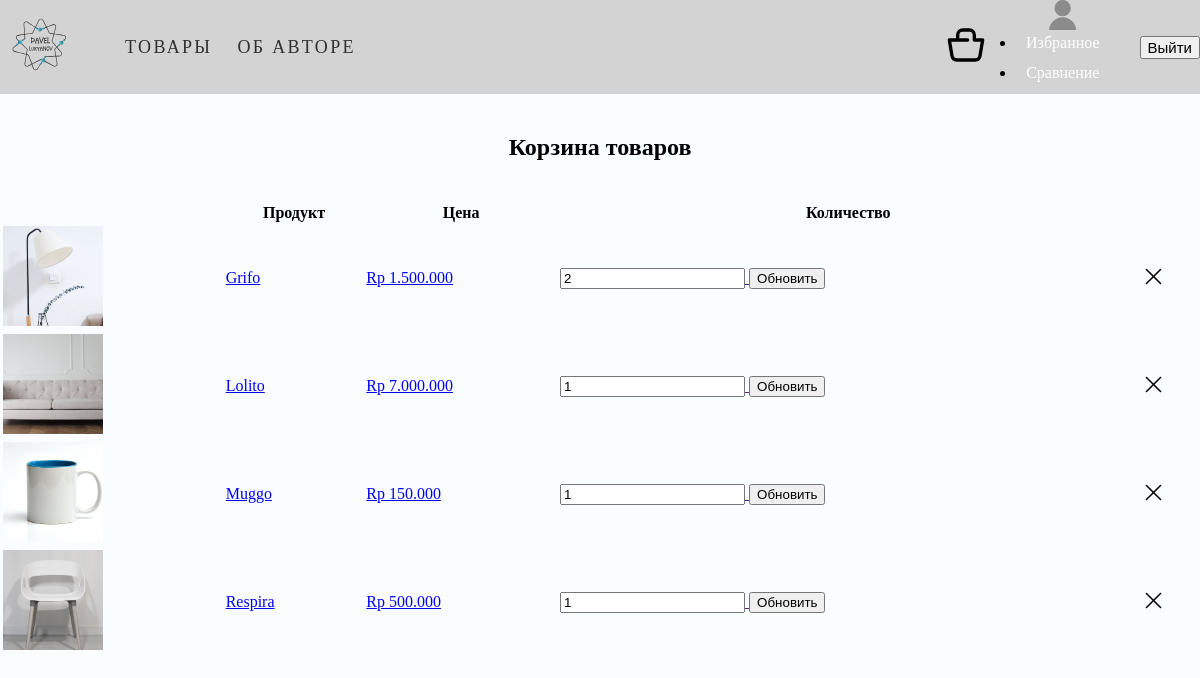
The app's page /cart/ (signed in), older data.
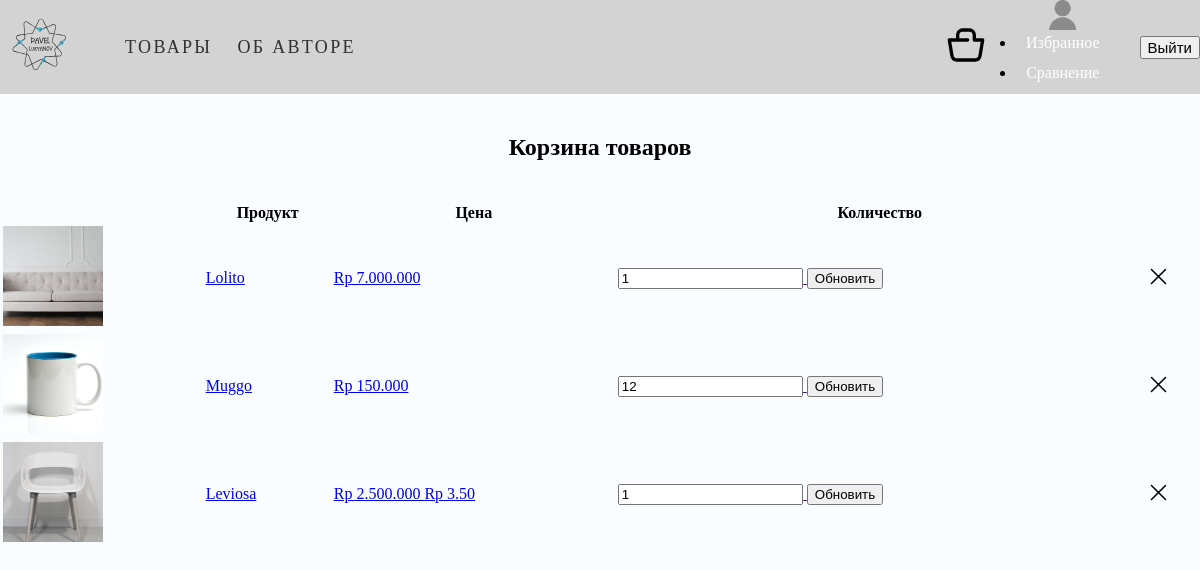
The same page, newer data.
### shopping_cart/models.py (models this page shows, shortened)
class ShoppingCart(models.Model):
    product = models.CharField(max_length=50, verbose_name='Наименование')
    price = models.CharField(max_length=20)
    img = models.ImageField(upload_to='main_page/images', null=True)
    quantity = models.PositiveIntegerField(default=1)
    user = models.ForeignKey(User, on_delete=models.CASCADE, null=True)

### shopping_cart/views.py (the view)
# urls.py: path('', views.cart_view, name='cart'),
def cart_view(request):
    cart_items = ShoppingCart.objects.filter(user=request.user)
    total_price = cart_items.aggregate(
        total_price=Sum(ExpressionWrapper(F('price') * F('quantity'),
                                          output_field=DecimalField())))
    return render(request, 'shopping_cart/shopping_cart.html',
                  {'cart_items': cart_items,
                   'total_price': total_price['total_price']})

### templates/shopping_cart/shopping_cart.html (shortened to what this page needs)
{% extends 'main_page/base.html' %}
{% load static %}
{% block css %}
    <link rel="stylesheet" href="{% static 'css/cart.css' %}">
{% endblock %}
{% block content %}
    <h2>Корзина товаров</h2>
    <section class="cart-content container">
        <table class="products-tape">
            <thead>
                <tr class="row-titles">
                    <th class="product-thumbnail">&nbsp;</th>
                    <th class="product-name">Продукт</th>
                    <th class="product-price">Цена</th>
                    <th class="product-quantity">Количество</th>
                    <th class="product-remove"></th>
                </tr>
            </thead>
            <tbody>
                {% if cart_items %}
                    {% for item in cart_items %}
                    <tr class="row-titles">
                        <td class="product-thumbnail">
                            <a href="#">
                                <img src="{{ item.img.url }}" alt="{{ item.title }}" height="100" width="100"
                                      class="item-img">
                            </a>
                        </td>
                        <td class="product-name"><a href="#">{{ item.product }}</a></td>
                        <td class="product-price"><a href="#">{{ item.price }}</a></td>
                        <td class="product-quantity">
                            <a href="">
                               <form method="POST" action="{% url 'update_cart' %}" class="update-quantity-form">
                                   <input type="number" name="quantity" value="{{ item.quantity }}">
                                   <button type="submit">Обновить</button>
                               </form>
                            </a>
                        </td>
                        <td class="product-remove">
                            <a href="{% url 'remove_item' item.id %}">
                                <img src="{% static 'shopping_cart/remove-icon.svg' %}" width="25px" height="25px"
                                     alt="Удалить товар">
                            </a>
                        </td>
                    </tr>
                    {% endfor %}
                {% endif %}
            </tbody>
        </table>
    </section>
{% endblock %}

### templates/main_page/base.html (shortened to what this page needs)
<!DOCTYPE html>
{% load static %}
<html lang="en">
<head>
    <link rel="stylesheet" href="{% static 'css/base.css' %}">
    {% block css %} {% endblock %}
</head>
<body>
    <header class="page-header">
        <div class="page-header__wrapper container">
            <nav class="site-nav page-header__site-nav">
                <div class="page-header__logo">
                    <a href="{% url 'main_page:index' %}">
                        <img src="{% static 'main_page/my_logo.svg' %}" width="80" height="80" alt="Логотип автора">
                    </a>
                </div>
                <ul class="site-nav__list">
                    <li class="site-nav__item"><a href="{% url 'main_page:index' %}">Товары</a></li>
                    <li class="site-nav__item"><a href="{% url 'about' %}">Об авторе</a></li>
                </ul>
            </nav>
            <div class="user-nav__user-block">
                {% if user.is_authenticated %}
                <div class="user-nav__shop_block">
                    <a href="{% url 'cart' %}"><img src="{% static 'main_page/shop_cart.svg' %}" height="40"
                                                         width="40" alt="Корзина товаров"></a>
                </div>
                <div class="user-nav__profile">
                    <a class="user-nav__logo" id="user-icon" href="{% url 'main_page:index' %}">
                        <img src="{% static 'main_page/user_logo.svg' %}"
                             width="30" height="30" alt="Пользователь">
                    </a>
                    <ul class="user-dropdown" id="user-dropdown">
                        <li><a href="{% url 'favourites_product' %}">Избранное</a></li>
                        <li><a href="#">Сравнение</a></li>
                    </ul>
                </div>
                <div class="user-nav__user-logout">
                    <a href="">
                        <form action="{% url 'logout' %}" method="post">
                            <button class="logout-btn">Выйти</button>
                        </form>
                    </a>
                </div>
                {% else %}
                <ul class="user-nav__user-auth">
                    <li><a href="{% url 'signup' %}">Зарегистрироваться</a></li>
                    <li><a href="{% url 'login' %}">Войти</a></li>
                </ul>
                {% endif %}
            </div>
        </div>
    </header>
    {% block content %}
    {% endblock %}
</body>
</html>

### main_page/static/css/base.css (style rules this page uses)
body { padding: 0; margin: 0; background-color: #f9fdff; }
h1, h2, h3, p { margin: 0; padding: 0; }
.container { max-width: 1500px; min-width: 320px; margin: 0 auto; box-sizing: border-box }
ul { margin: 0; padding: 0; }
.page-header { background-color: lightgray; }
.page-header__logo { display: inline-block; padding-top: 5px; }
.page-header__wrapper { display: flex; flex-wrap: wrap; justify-content: space-between; align-items: center; }
.page-header__site-nav { display: flex; align-items: center; }
.site-nav__list { display: flex; margin-left: 20px; list-style: none; }
.site-nav__item, .user-nav__logo { margin: 15px 0 15px 0; padding-left: 25px; }
.site-nav__item a { text-decoration: none; font-size: 18px; line-height: 19px; color: #303032; text-transform: uppercase; letter-spacing: .13em; }
.user-nav__user-block { display: flex; align-items: center; }
.user-nav__logo { margin: 0; padding: 0; }
.user-nav__profile { display: flex; justify-content: center; flex-direction: column; align-items: center; margin-right: 30px; }
.user-dropdown li { padding: 0; }
.user-dropdown a { color: #fff; text-decoration: none; display: block; text-align: center; padding: 0 10px; height: 30px; }
.logout-btn { font-size: 15px; }
.user-nav__shop_block { margin-right: 30px; }

### shopping_cart/static/css/cart.css (style rules this page uses)
body { padding: 0; margin: 0; }
h2 { text-align: center; padding: 40px 0 40px 0; }
.container { max-width: 1200px; min-width: 320px; margin: 0 auto; box-sizing: border-box; }
.products-tape { width: 100%; }

Row changes from the older to the newer data that the page shows:
removed ShoppingCart: img (picture), product "Grifo", price "Rp 1.500.000", quantity "2"
removed ShoppingCart: img (picture), product "Respira", price "Rp 500.000", quantity "1"
changed ShoppingCart "Muggo": quantity "1" → "12"
added ShoppingCart: img (picture), product "Leviosa", price "Rp 2.500.000 Rp 3.50", quantity "1"
